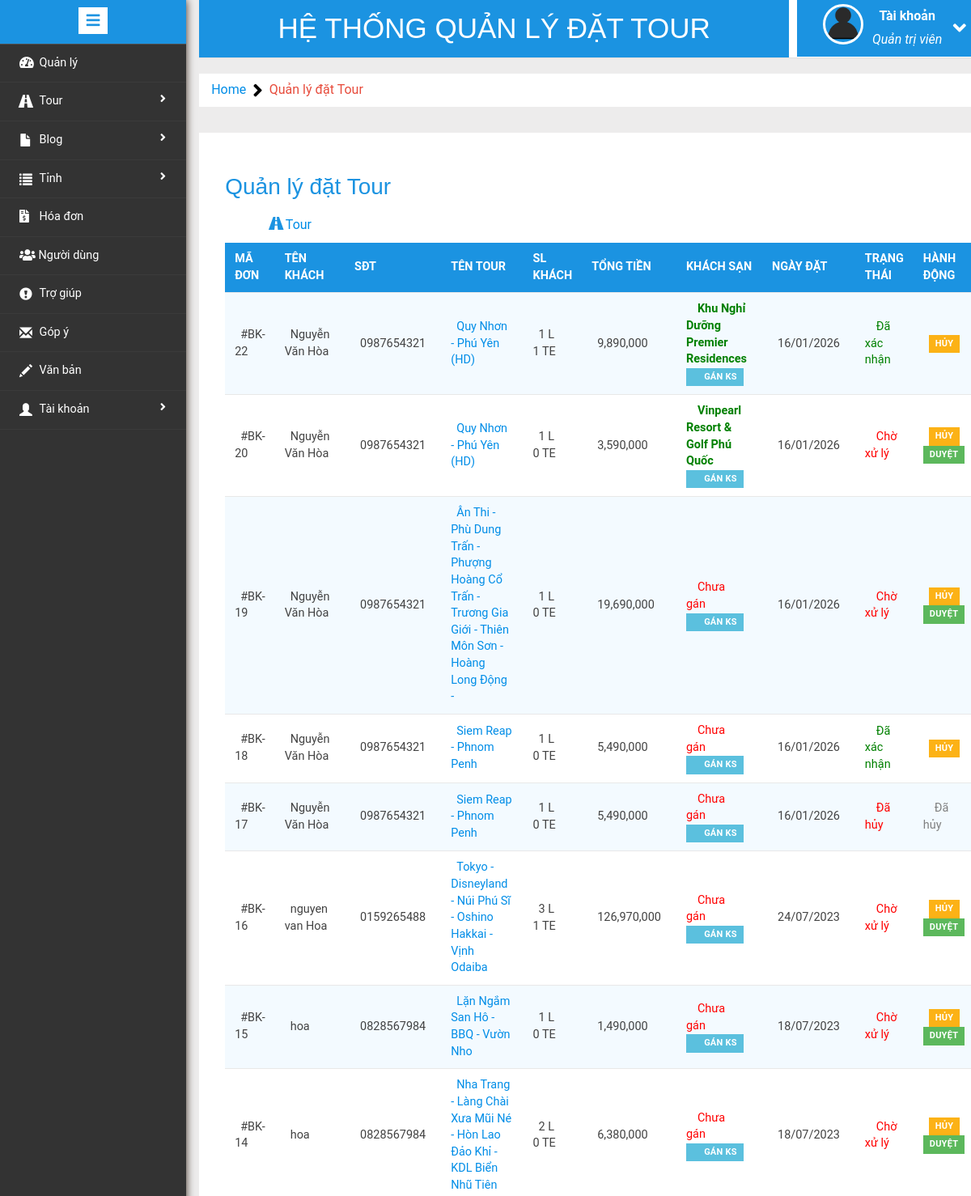
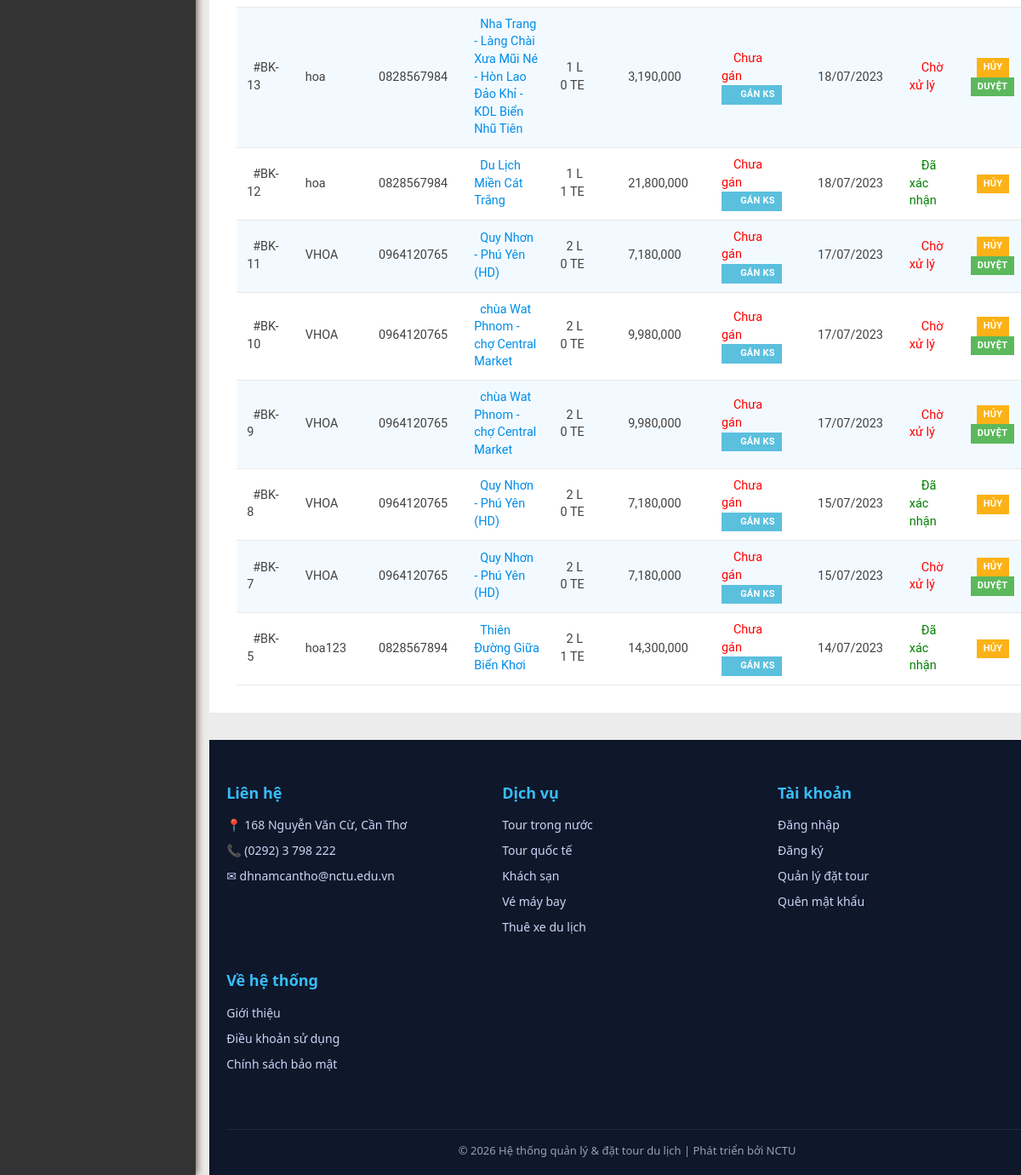
/admin/manage-bookings.php (signed in), run on the app's committed database (2 pictures, top to bottom).
### tables this page shows
CREATE TABLE `hoadon` (
  `id_hoadon` int(11) NOT NULL,
  `id_goi` int(11) DEFAULT NULL,
  `id_ks` int(11) DEFAULT NULL,
  `email_nguoidung` varchar(100) NOT NULL,
  `nguoilon` int(11) NOT NULL,
  `treem` int(11) NOT NULL,
  `trenho` int(11) NOT NULL,
  `embe` int(11) NOT NULL,
  `phongdon` int(11) DEFAULT NULL,
  `ngayvao` varchar(100) NOT NULL,
  `ngayra` varchar(100) NOT NULL,
  `sophong` int(3) NOT NULL,
  `ghichu` varchar(100) NOT NULL,
  `ngaydat` timestamp NOT NULL DEFAULT current_timestamp(),
  `trangthai` int(11) NOT NULL,
  `huy` varchar(100) NOT NULL,
  `ngaycapnhat` timestamp NOT NULL DEFAULT '0000-00-00 00:00:00' ON UPDATE current_timestamp()
);

CREATE TABLE `nguoidung` (
  `id_nguoidung` int(11) NOT NULL,
  `hoten` varchar(100) NOT NULL,
  `sdt_nd` char(12) NOT NULL,
  `id_email` varchar(100) NOT NULL,
  `matkhau` varchar(100) NOT NULL,
  `hinhanh` varchar(255) NOT NULL,
  `ngaysinh` varchar(100) NOT NULL,
  `diachi` varchar(100) NOT NULL,
  `ngaytao` timestamp NOT NULL DEFAULT current_timestamp(),
  `ngaycapnhat` timestamp NULL DEFAULT current_timestamp(),
  `token` varchar(255) DEFAULT NULL,
  `trangthai` int(11) DEFAULT 0 COMMENT '0: Chưa kích hoạt, 1: Đã kích hoạt'
);

CREATE TABLE `goidulich` (
  `id_goi` int(11) NOT NULL,
  `khuyenmai` int(3) DEFAULT NULL,
  `nuocngoai` int(3) NOT NULL,
  `quocgia` varchar(100) NOT NULL,
  `ten_tinh` varchar(100) NOT NULL,
  `tengoi` varchar(100) NOT NULL,
  `vitri` varchar(100) NOT NULL,
  `giagoi` int(11) NOT NULL,
  `giatreem` int(11) NOT NULL,
  `giatrenho` int(11) NOT NULL,
  `giaphongdon` int(11) NOT NULL,
  `chitietgoi` mediumtext NOT NULL,
  `chuongtrinh` mediumtext NOT NULL,
  `luuy` mediumtext NOT NULL,
  `hinhanh` varchar(100) NOT NULL,
  `songay` int(3) NOT NULL,
  `giodi` varchar(100) NOT NULL,
  `ngayxuatphat` varchar(100) NOT NULL,
  `noixuatphat` varchar(100) NOT NULL,
  `ngayve` varchar(100) NOT NULL,
  `phuongtien` varchar(100) NOT NULL,
  `ngaydang` timestamp NOT NULL DEFAULT current_timestamp() ON UPDATE current_timestamp(),
  `ngaycapnhat` timestamp NOT NULL DEFAULT '0000-00-00 00:00:00' ON UPDATE current_timestamp()
);

CREATE TABLE `khachsan` (
  `id_ks` int(11) NOT NULL,
  `ten_tinh` varchar(100) NOT NULL,
  `tenks` varchar(100) NOT NULL,
  `hinhanh` varchar(100) NOT NULL,
  `chitiet` mediumtext NOT NULL,
  `vitri` varchar(100) NOT NULL,
  `vitricuthe` varchar(100) NOT NULL,
  `nguoilon` int(11) NOT NULL,
  `treem` int(11) NOT NULL,
  `sogiuong` int(11) NOT NULL,
  `gia` int(11) NOT NULL,
  `ngayvao` varchar(100) NOT NULL,
  `ngayra` varchar(100) NOT NULL,
  `ngaydang` timestamp NOT NULL DEFAULT current_timestamp(),
  `ngaycapnhat` timestamp NOT NULL DEFAULT '0000-00-00 00:00:00' ON UPDATE current_timestamp()
);

### admin/manage-bookings.php (the view, shortened to what this page needs)
<?php
include('includes/config.php');
if (strlen($_SESSION['alogin']) == 0) {
	header('location:index.php');
} else {
?>
	<!DOCTYPE HTML>
	<html>
	<head>
		<link href="css/bootstrap.min.css" rel='stylesheet' type='text/css' />
		<link href="css/style.css" rel='stylesheet' type='text/css' />
		<link rel="stylesheet" href="css/morris.css" type="text/css" />
		<link href="css/font-awesome.css" rel="stylesheet">
		<link rel="stylesheet" href="https://use.fontawesome.com/releases/v5.4.1/css/all.css">
		<link rel="stylesheet" type="text/css" href="css/table-style.css" />
		<link rel="stylesheet" type="text/css" href="css/basictable.css" />
	</head>
	<body>
		<div class="page-container">
			<div class="left-content">
				<div class="mother-grid-inner">
					<?php include('includes/header.php'); ?>
				</div>
				<ol class="breadcrumb">
					<li class="breadcrumb-item"><a href="index.php">Home</a><i class="fa fa-angle-right"></i>Quản lý đặt Tour</li>
				</ol>
				<div class="agile-grids">
					<div class="agile-tables">
						<div class="w3l-table-info">
							<h2>Quản lý đặt Tour</h2>
							<div class="col-xs-12 col-sm-2 col-md-2 dashboard-nav">
								<ul style="width: 500px;margin-top: 30px; list-style: none;">
									<li class="active" style="margin-top: -19px;"><a href="manage-bookings.php"><span><i class="glyphicon glyphicon-road" style="color: #1b93e1;"></i></span> Tour</a></li>
								</ul>
							</div>
							<table id="table">
								<thead>
									<tr>
										<th style="background-color: #1b93e1;">Mã Đơn</th>
										<th style="background-color: #1b93e1;">Tên khách</th>
										<th style="background-color: #1b93e1;">SĐT</th>
										<th style="background-color: #1b93e1;">Tên Tour</th>
										<th style="background-color: #1b93e1;">SL Khách</th>
										<th style="background-color: #1b93e1;">Tổng tiền</th>
										<th style="background-color: #1b93e1;">Khách sạn</th>
										<th style="background-color: #1b93e1;">Ngày đặt</th>
										<th style="background-color: #1b93e1;">Trạng thái</th>
										<th style="background-color: #1b93e1;">Hành động</th>
									</tr>
								</thead>
								<tbody>
									<?php
									$sql = "SELECT hoadon.id_hoadon as bookid, nguoidung.hoten as fname, nguoidung.sdt_nd as mnumber, nguoidung.id_email as email, goidulich.tengoi as pckname, goidulich.giagoi as pckprice, goidulich.giatreem, goidulich.giatrenho, goidulich.giaphongdon, hoadon.nguoilon, hoadon.treem, hoadon.trenho, hoadon.phongdon, hoadon.ngaydat as regdate, hoadon.trangthai as status, hoadon.huy as cancelby, hoadon.ngaycapnhat as upddate,
                                        khachsan.tenks as ten_khachsan, hoadon.id_ks
                                        FROM hoadon
                                        JOIN nguoidung ON hoadon.email_nguoidung = nguoidung.id_email
                                        JOIN goidulich ON goidulich.id_goi = hoadon.id_goi
                                        LEFT JOIN khachsan ON khachsan.id_ks = hoadon.id_ks
                                        ORDER BY hoadon.id_hoadon DESC";
									$query = $dbh->prepare($sql);
									$query->execute();
									$results = $query->fetchAll(PDO::FETCH_OBJ);
									if ($query->rowCount() > 0) {
										foreach ($results as $result) { ?>
											<tr>
												<td>#BK-<?php echo htmlentities($result->bookid); ?></td>
												<td><?php echo htmlentities($result->fname); ?></td>
												<td><?php echo htmlentities($result->mnumber); ?></td>
												<td><a href="update-package.php?pid=<?php echo htmlentities($result->pkgid); ?>"><?php echo htmlentities($result->pckname); ?></a></td>
												<td>
													<?php echo $result->nguoilon; ?> L <br>
													<?php echo $result->treem; ?> TE
												</td>
												<td>
													<?php
													$total = ($result->pckprice * $result->nguoilon) + ($result->giatreem * $result->treem) + ($result->giatrenho * $result->trenho) + ($result->giaphongdon * $result->phongdon);
													echo number_format($total);
													?>
												</td>
												<td>
													<?php if ($result->ten_khachsan) { ?>
														<span style="color:green; font-weight:bold;"><?php echo htmlentities($result->ten_khachsan); ?></span><br>
													<?php } else { ?>
														<span style="color:red;">Chưa gán</span><br>
													<?php } ?>
													<button type="button" class="btn btn-info btn-xs" data-toggle="modal" data-target="#hotelModal<?php echo $result->bookid; ?>">
														<i class="fa fa-pencil"></i> Gán KS
													</button>
												</td>
												<td><?php echo date("d/m/Y", strtotime($result->regdate)); ?></td>
												<td>
													<?php if ($result->status == 0) {
														echo "<span style='color:red'>Chờ xử lý</span>";
													} else if ($result->status == 1) {
														echo "<span style='color:green'>Đã xác nhận</span>";
													} else if ($result->status == 2) {
														echo "<span style='color:red'>Đã hủy</span>";
													} ?>
												</td>
												<td>
													<?php if ($result->status == 2) { ?>
														<span style="color:gray;">Đã hủy</span>
													<?php } else { ?>
														<a href="manage-bookings.php?bkid=<?php echo htmlentities($result->bookid); ?>" onclick="return confirm('Bạn có chắc chắn hủy đơn này?')" class="btn btn-danger btn-xs">Hủy</a>
														<?php if ($result->status == 0) { ?>
															<a href="manage-bookings.php?bckid=<?php echo htmlentities($result->bookid); ?>" onclick="return confirm('Xác nhận đơn hàng này?')" class="btn btn-success btn-xs">Duyệt</a>
														<?php } ?>
													<?php } ?>
												</td>
											</tr>
									<?php }
									} ?>
								</tbody>
							</table>
						</div>
					</div>
				</div>
				<?php include('includes/footer.php'); ?>
			</div>
		</div>
		<?php include('includes/sidebarmenu.php'); ?>
	</body>
	</html>
<?php } ?>

### admin/css/table-style.css (style rules this page uses)
table { background: white; border-collapse: collapse; margin: 1.25em 0 0; width: 100%; }
table tr, table th, table td { border: none; border-bottom: 1px solid #e8e8e8; font-size: .95em; }
table th, table td { padding: 10px 12px; text-align: left; }
table th { background: #e74c3c; color: #fff; text-transform: uppercase; }
table tr td { background: #f3faff; color: #424242; }
table tr:nth-of-type(2n+2) td { background: #ffffff; }
table { width: 100%; }

### data on the page
hoadon: id_hoadon "22", nguoidung.hoten "Nguyễn Văn Hòa", nguoidung.sdt_nd "0987654321", id_goi.tengoi "Quy Nhơn - Phú Yên (HD)", nguoilon "1", treem "1", total "9,890,000", id_ks.tenks "Khu Nghỉ Dưỡng Premier Residences", ngaydat "16/01/2026", trangthai "Đã xác nhận"
hoadon: id_hoadon "20", nguoidung.hoten "Nguyễn Văn Hòa", nguoidung.sdt_nd "0987654321", id_goi.tengoi "Quy Nhơn - Phú Yên (HD)", nguoilon "1", treem "0", total "3,590,000", id_ks.tenks "Vinpearl Resort & Golf Phú Quốc", ngaydat "16/01/2026", trangthai "Chờ xử lý"
hoadon: id_hoadon "19", nguoidung.hoten "Nguyễn Văn Hòa", nguoidung.sdt_nd "0987654321", id_goi.tengoi "Ân Thi - Phù Dung Trấn - Phượng Hoàng Cổ Trấn - Trương Gia Giới - Thiên Môn Sơn - Hoàng Long Động -", nguoilon "1", treem "0", total "19,690,000", shows "Chưa gán", ngaydat "16/01/2026", trangthai "Chờ xử lý"
hoadon: id_hoadon "18", nguoidung.hoten "Nguyễn Văn Hòa", nguoidung.sdt_nd "0987654321", id_goi.tengoi "Siem Reap - Phnom Penh", nguoilon "1", treem "0", total "5,490,000", shows "Chưa gán", ngaydat "16/01/2026", trangthai "Đã xác nhận"
hoadon: id_hoadon "17", nguoidung.hoten "Nguyễn Văn Hòa", nguoidung.sdt_nd "0987654321", id_goi.tengoi "Siem Reap - Phnom Penh", nguoilon "1", treem "0", total "5,490,000", shows "Chưa gán", ngaydat "16/01/2026", trangthai "Đã hủy"
hoadon: id_hoadon "16", nguoidung.hoten "nguyen van Hoa", nguoidung.sdt_nd "0159265488", id_goi.tengoi "Tokyo - Disneyland - Núi Phú Sĩ - Oshino Hakkai - Vịnh Odaiba", nguoilon "3", treem "1", total "126,970,000", shows "Chưa gán", ngaydat "24/07/2023", trangthai "Chờ xử lý"
hoadon: id_hoadon "15", nguoidung.hoten "hoa", nguoidung.sdt_nd "0828567984", id_goi.tengoi "Lặn Ngắm San Hô - BBQ - Vườn Nho", nguoilon "1", treem "0", total "1,490,000", shows "Chưa gán", ngaydat "18/07/2023", trangthai "Chờ xử lý"
hoadon: id_hoadon "14", nguoidung.hoten "hoa", nguoidung.sdt_nd "0828567984", id_goi.tengoi "Nha Trang - Làng Chài Xưa Mũi Né - Hòn Lao Đảo Khỉ - KDL Biển Nhũ Tiên", nguoilon "2", treem "0", total "6,380,000", shows "Chưa gán", ngaydat "18/07/2023", trangthai "Chờ xử lý"
hoadon: id_hoadon "13", nguoidung.hoten "hoa", nguoidung.sdt_nd "0828567984", id_goi.tengoi "Nha Trang - Làng Chài Xưa Mũi Né - Hòn Lao Đảo Khỉ - KDL Biển Nhũ Tiên", nguoilon "1", treem "0", total "3,190,000", shows "Chưa gán", ngaydat "18/07/2023", trangthai "Chờ xử lý"
hoadon: id_hoadon "12", nguoidung.hoten "hoa", nguoidung.sdt_nd "0828567984", id_goi.tengoi "Du Lịch Miền Cát Trắng", nguoilon "1", treem "1", total "21,800,000", shows "Chưa gán", ngaydat "18/07/2023", trangthai "Đã xác nhận"
hoadon: id_hoadon "11", nguoidung.hoten "VHOA", nguoidung.sdt_nd "0964120765", id_goi.tengoi "Quy Nhơn - Phú Yên (HD)", nguoilon "2", treem "0", total "7,180,000", shows "Chưa gán", ngaydat "17/07/2023", trangthai "Chờ xử lý"
hoadon: id_hoadon "10", nguoidung.hoten "VHOA", nguoidung.sdt_nd "0964120765", id_goi.tengoi "chùa Wat Phnom - chợ Central Market", nguoilon "2", treem "0", total "9,980,000", shows "Chưa gán", ngaydat "17/07/2023", trangthai "Chờ xử lý"
hoadon: id_hoadon "9", nguoidung.hoten "VHOA", nguoidung.sdt_nd "0964120765", id_goi.tengoi "chùa Wat Phnom - chợ Central Market", nguoilon "2", treem "0", total "9,980,000", shows "Chưa gán", ngaydat "17/07/2023", trangthai "Chờ xử lý"
hoadon: id_hoadon "8", nguoidung.hoten "VHOA", nguoidung.sdt_nd "0964120765", id_goi.tengoi "Quy Nhơn - Phú Yên (HD)", nguoilon "2", treem "0", total "7,180,000", shows "Chưa gán", ngaydat "15/07/2023", trangthai "Đã xác nhận"
hoadon: id_hoadon "7", nguoidung.hoten "VHOA", nguoidung.sdt_nd "0964120765", id_goi.tengoi "Quy Nhơn - Phú Yên (HD)", nguoilon "2", treem "0", total "7,180,000", shows "Chưa gán", ngaydat "15/07/2023", trangthai "Chờ xử lý"
hoadon: id_hoadon "5", nguoidung.hoten "hoa123", nguoidung.sdt_nd "0828567894", id_goi.tengoi "Thiên Đường Giữa Biển Khơi", nguoilon "2", treem "1", total "14,300,000", shows "Chưa gán", ngaydat "14/07/2023", trangthai "Đã xác nhận"
